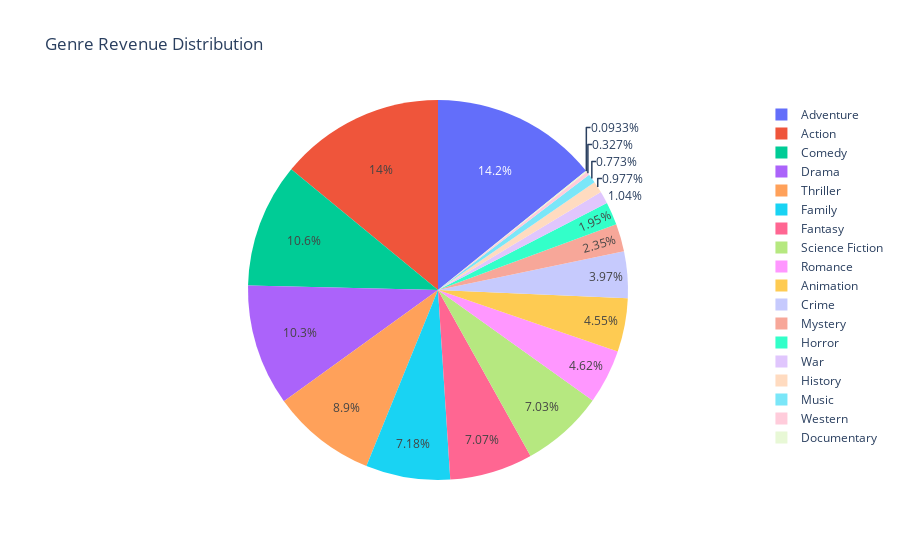

Notebook cell for this chart:
### Code cell
# Define a function to clean up the "genres" column
def clean_genres(genres_str):
    genres_list = genres_str.strip('[]').replace('"', '').split(', ')
    return [genre.strip() for genre in genres_list]

# Apply the clean_genres function to the "genres" column
df['genres'] = df['genres'].apply(clean_genres)

# Create an empty dictionary to store genre revenue totals
genre_revenue_totals = {}

# Iterate through rows and calculate total revenue for each genre
for index, row in df.iterrows():
    for genre in row['genres']:
        if genre in genre_revenue_totals:
            genre_revenue_totals[genre] += row['revenue']
        else:
            genre_revenue_totals[genre] = row['revenue']

# Convert the dictionary to a DataFrame
genre_revenue_df = pd.DataFrame(list(genre_revenue_totals.items()), columns=['Genre', 'Total Revenue'])

# Sort the DataFrame by total revenue
genre_revenue_df = genre_revenue_df.sort_values(by='Total Revenue', ascending=False)

# Exclude the last 5 categories, still messy
genre_revenue_df = genre_revenue_df.iloc[:-5]

# Create a pie chart using Plotly
fig = px.pie(
    genre_revenue_df,
    values='Total Revenue',
    names='Genre',
    title='Genre Revenue Distribution',
    hover_name='Genre',
)

# Show the interactive pie chart
fig.show()

### Figure 1 — Plotly figure (JSON) as saved in the notebook; plotly's stock layout.template omitted (floating-point values rounded to 4 significant figures)
{"data": [{"domain": {"x": [0, 1], "y": [0, 1]}, "hovertemplate": "<b>%{hovertext}</b><br><br>Genre=%{label}<br>Total Revenue=%{value}<extra></extra>", "hovertext": ["Adventure", "Action", "Comedy", "Drama", "Thriller", "Family", "Fantasy", "Science Fiction", "Romance", "Animation", "Crime", "Mystery", "Horror", "War", "History", "Music", "Western", "Documentary"], "labels": ["Adventure", "Action", "Comedy", "Drama", "Thriller", "Family", "Fantasy", "Science Fiction", "Romance", "Animation", "Crime", "Mystery", "Horror", "War", "History", "Music", "Western", "Documentary"], "legendgroup": "", "name": "", "showlegend": true, "type": "pie", "values": [164841561551, 162959914515, 122760517608, 119710983984, 103250426269, 83283238689, 81982199925, 81564235745, 53642137545, 52812167865, 46040860686, 27248722761, 22599894663, 12118445911, 11332141732, 8964351078, 3792169111, 1082277678]}], "layout": {"legend": {"tracegroupgap": 0}, "title": {"text": "Genre Revenue Distribution"}}}
